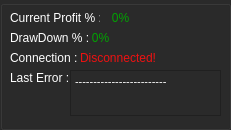
  <widget class="QGroupBox" name="groupBox_3">
   <property name="geometry">
    <rect>
     <x>10</x>
     <y>263</y>
     <width>231</width>
     <height>130</height>
    </rect>
   </property>
   <property name="styleSheet">
    <string notr="true">background-color: rgb(42, 42, 42);</string>
   </property>
   <property name="title">
    <string/>
   </property>
   <widget class="QLabel" name="label_7">
    <property name="geometry">
     <rect>
      <x>10</x>
      <y>10</y>
      <width>91</width>
      <height>16</height>
     </rect>
    </property>
    <property name="styleSheet">
     <string notr="true">color: rgb(255, 255, 255);</string>
    </property>
    <property name="text">
     <string>Current Profit % :</string>
    </property>
   </widget>
   <widget class="QLabel" name="currentprofit_l">
    <property name="geometry">
     <rect>
      <x>100</x>
      <y>10</y>
      <width>41</width>
      <height>16</height>
     </rect>
    </property>
    <property name="styleSheet">
     <string notr="true">color: rgb(0, 163, 0);</string>
    </property>
    <property name="text">
     <string>0%</string>
    </property>
    <property name="alignment">
     <set>Qt::AlignCenter</set>
    </property>
   </widget>
   <widget class="QLabel" name="drawdown_l">
    <property name="geometry">
     <rect>
      <x>80</x>
      <y>30</y>
      <width>41</width>
      <height>16</height>
     </rect>
    </property>
    <property name="styleSheet">
     <string notr="true">color: rgb(0, 163, 0);</string>
    </property>
    <property name="text">
     <string>0%</string>
    </property>
    <property name="alignment">
     <set>Qt::AlignCenter</set>
    </property>
   </widget>
   <widget class="QLabel" name="label_10">
    <property name="geometry">
     <rect>
      <x>10</x>
      <y>30</y>
      <width>81</width>
      <height>16</height>
     </rect>
    </property>
    <property name="styleSheet">
     <string notr="true">color: rgb(255, 255, 255);</string>
    </property>
    <property name="text">
     <string>DrawDown % :</string>
    </property>
   </widget>
   <widget class="QLabel" name="label_12">
    <property name="geometry">
     <rect>
      <x>10</x>
      <y>70</y>
      <width>61</width>
      <height>16</height>
     </rect>
    </property>
    <property name="styleSheet">
     <string notr="true">color: rgb(255, 255, 255);</string>
    </property>
    <property name="text">
     <string>Last Error :</string>
    </property>
   </widget>
   <widget class="QLabel" name="label_13">
    <property name="geometry">
     <rect>
      <x>10</x>
      <y>50</y>
      <width>91</width>
      <height>16</height>
     </rect>
    </property>
    <property name="styleSheet">
     <string notr="true">color: rgb(255, 255, 255);</string>
    </property>
    <property name="text">
     <string>Connection : </string>
    </property>
   </widget>
   <widget class="QLabel" name="connection_l">
    <property name="geometry">
     <rect>
      <x>80</x>
      <y>50</y>
      <width>91</width>
      <height>16</height>
     </rect>
    </property>
    <property name="styleSheet">
     <string notr="true">color: rgb(238, 17, 17);</string>
    </property>
    <property name="text">
     <string>Disconnected!</string>
    </property>
   </widget>
   <widget class="QTextEdit" name="lasterror_l">
    <property name="geometry">
     <rect>
      <x>70</x>
      <y>70</y>
      <width>151</width>
      <height>46</height>
     </rect>
    </property>
    <property name="font">
     <font>
      <weight>75</weight>
      <bold>true</bold>
     </font>
    </property>
    <property name="styleSheet">
     <string notr="true">color:rgb(255, 255, 255);</string>
    </property>
    <property name="readOnly">
     <bool>true</bool>
    </property>
    <property name="html">
     <string>&lt;!DOCTYPE HTML PUBLIC &quot;-//W3C//DTD HTML 4.0//EN&quot; &quot;http://www.w3.org/TR/REC-html40/strict.dtd&quot;&gt;
&lt;html&gt;&lt;head&gt;&lt;meta name=&quot;qrichtext&quot; content=&quot;1&quot; /&gt;&lt;style type=&quot;text/css&quot;&gt;
p, li { white-space: pre-wrap; }
&lt;/style&gt;&lt;/head&gt;&lt;body style=&quot; font-family:'MS Shell Dlg 2'; font-size:8.25pt; font-weight:600; font-style:normal;&quot;&gt;
&lt;p style=&quot; margin-top:0px; margin-bottom:0px; margin-left:0px; margin-right:0px; -qt-block-indent:0; text-indent:0px;&quot;&gt;&lt;span style=&quot; font-weight:400;&quot;&gt;-------------------------&lt;/span&gt;&lt;/p&gt;&lt;/body&gt;&lt;/html&gt;</string>
    </property>
   </widget>
  </widget>
